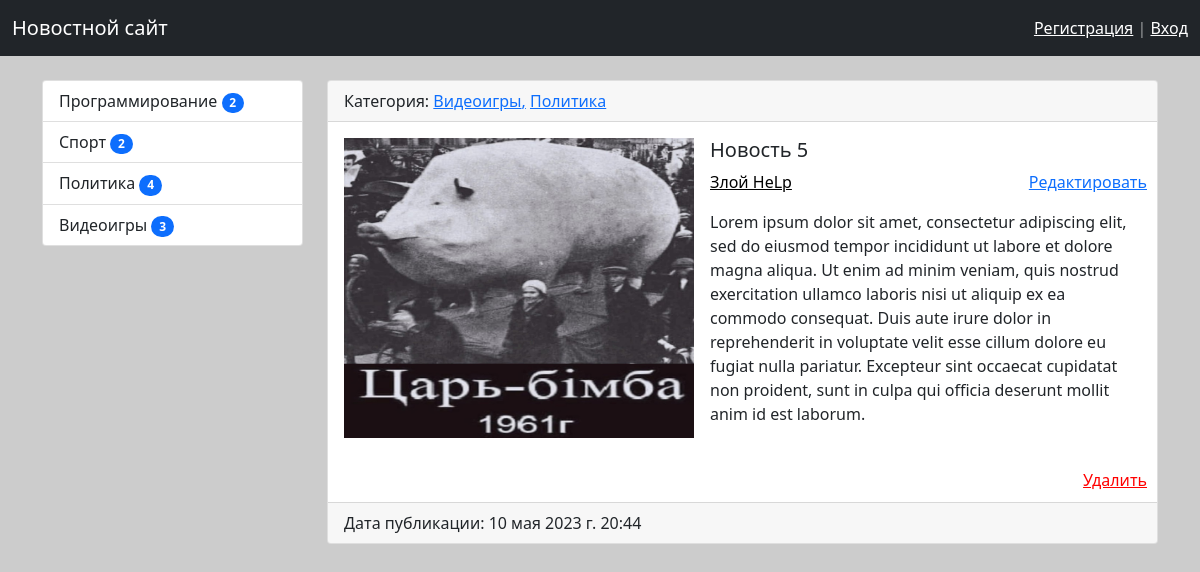
/news/5, run on the app's committed database.
### news/models.py (models this page shows, shortened)
class Category(models.Model):
    title = models.CharField(max_length=150, db_index=True, verbose_name='Наименование категории')
    def get_absolute_url(self):
        return reverse_lazy('category', kwargs={'category_id': self.pk})
    def __str__(self):
        return self.title
    class Meta:
        verbose_name = 'Категория'
        verbose_name_plural = 'Категории'
        ordering = ['title']

class News(models.Model):
    title = models.CharField(max_length=150, verbose_name='Наименование')
    content = models.TextField(blank=True, verbose_name='Контент')
    created_at = models.DateTimeField(auto_now_add=True, verbose_name='Дата публикации')
    updated_at = models.DateTimeField(auto_now=True, verbose_name='Дата публикации')
    photo = models.ImageField(upload_to='photos/%Y/%m/%d/', verbose_name='Фото')
    is_published = models.BooleanField(default=True, verbose_name='Опубликовано')
    category = models.ManyToManyField('Category', verbose_name='Категория')
    origin = models.ForeignKey('Origin', on_delete=models.PROTECT, verbose_name='Источник')
    class Meta:
        verbose_name = 'Новость'
        verbose_name_plural = 'Новости'
        ordering = ['-created_at']

class Origin(models.Model):
    title = models.CharField(max_length=150, verbose_name='Наименование источника')
    def __str__(self):
        return self.title
    class Meta:
        verbose_name = 'Источник'
        verbose_name_plural = 'Источники'
        ordering = ['title']

### news/views.py (the view)
# urls.py: path('news/<int:pk>', ViewNews.as_view(), name='view_news'),
class ViewNews(DetailView):
    model = News
    template_name = 'news/news_detail.html'
    context_object_name = 'news_item'

### news/templatetags/news_tags.py (called while the page is built)
@register.simple_tag()
def get_categories():
    categories = Category.objects.annotate(count=Count('news')).filter(count__gt=0)
    return categories

### news/templates/news/news_detail.html
{% extends 'base.html' %}
{% block sidebar %}
<div class="col-md-3">
    {% include 'inc/_sidebar.html' %}
</div>
{% endblock %}
{% block content %}
    <div class="card mb-4">
        <div class="card-header">Категория:
            {% for category in news_item.category.all %}
            {% if not forloop.last %}
            <a class="d-inline" href="{{ category.get_absolute_url }}">{{ category }},</a>
            {% else %}
            <a class="d-inline" href="{{ category.get_absolute_url }}">{{ category }}</a>
            {% endif %}
            {% endfor %}
        </div>
        <div class="card-body d-flex">
            <div class="media me-3">
                {% if news_item.photo %}
                <img src="{{ news_item.photo.url }}" width="350" height="300">
                {% else %}
                <img src="https://picsum.photos/id/1/350/300" alt="">
                {% endif %}
            </div>
            <div class="media-body">
                <h5 class="card-title">{{ news_item.title }}</h5>
                <a href="{% url 'update_news' news_item.pk  %}" style="position: absolute; right: 10px;">Редактировать</a>
                <a href="{% url 'origin' news_item.origin.pk %}" style="color: #000;" class="mb-3">{{ news_item.origin }}</a>
                <p class="card-text">{{ news_item.content|safe|linebreaks }}</p>
            </div>
        </div>
        <a href="{% url 'delete_news' news_item.pk %}" style="color: red; margin: 10px 10px 10px auto;">Удалить</a>
        {% if news_item.created_at == news_item.updated_at %}
        <div class="card-footer text-body-secondary">Дата публикации: {{ news_item.created_at }}</div>
        {% else %}
        <div class="card-footer text-body-secondary">Дата публикации: {{ news_item.updated_at }}</div>
        {% endif %}
    </div>
{% endblock %}

### templates/inc/_sidebar.html
{% load news_tags %}
{% get_categories as categories %}
<ul class="list-group">
    {% for item in categories %}
    <a href="{% url 'category' item.pk %}" class="list-group-item">
        {{ item.title }}
        <span class="badge bg-primary rounded-pill">{{ item.count }}</span>
    </a>
    {% endfor %}
</ul>

### core/static/css/style.css (style rules this page uses)
body { background-color: #ccc; }

### data on the page
Category: title "Программирование", count "2"
Category: title "Спорт", count "2"
Category: title "Политика", count "4"
Category: title "Видеоигры", count "3"
News: photo (picture), title "Новость 5", origin "Злой HeLp", content "Lorem ipsum dolor sit amet, consectetur adipiscing elit, sed do eiusmod tempor incididunt ut labore et dolore magna aliqua. Ut enim ad minim veniam, quis nostrud exercitation ullamco laboris nisi ut aliquip ex ea commodo consequat. Duis aute irure dolor in reprehenderit in voluptate velit esse cillum dolore eu fugiat nulla pariatur. Excepteur sint occaecat cupidatat non proident, sunt in culpa qui officia deserunt mollit anim id est laborum.", created_at "10 мая 2023 г. 20:44"
